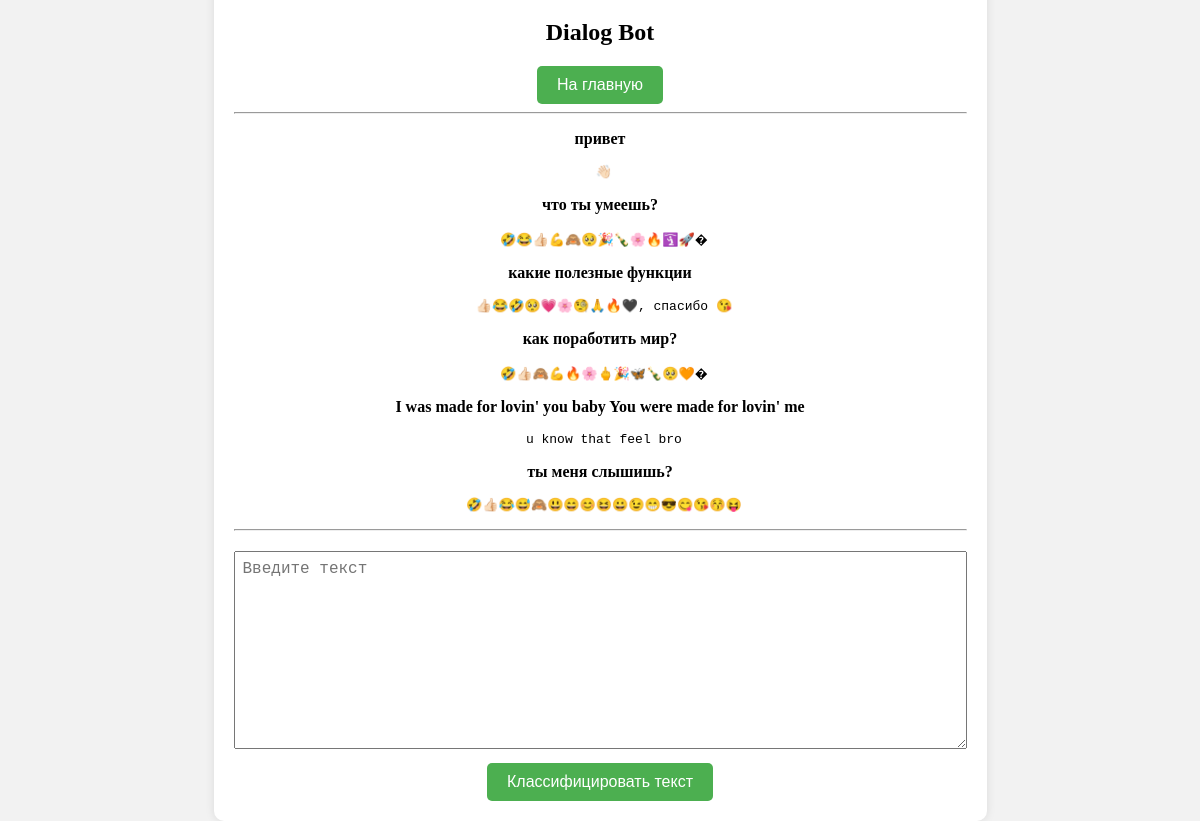
The app's page /bert_classifier/5/ with its own data.
### bert_classifier/models.py (models this page shows, shortened)
class Task(models.Model):
    task_name = models.CharField(max_length=50)

class InteractionML(models.Model):
    task = models.ForeignKey(Task, on_delete=models.CASCADE)
    input_data = models.CharField(max_length=200)
    output_data = models.CharField(max_length=200)

### bert_classifier/views.py (the view)
# urls.py: path('<int:task_id>/', views.detail, name='detail'),
def detail(request, task_id):
    task = get_object_or_404(Task, pk=task_id)
    latest_predictions = task.interactionml_set.order_by('-id')[:6][::-1]
    context = {
        'task': task,
        'latest_predictions': latest_predictions
    }
    return render(request, 'bert_classifier/detail.html', context)

### bert_classifier/templates/bert_classifier/detail.html (shortened to what this page needs)
{% extends 'base.html' %}
{% block content %}
{% load static %}
<link rel="stylesheet" href="{% static 'bert_classifier/style_bert.css' %}">
<div class="container">
  <h2>{{task.task_name}}</h2>
  <form action="{% url 'bert_classifier:index' %}" method="POST">
    <button type="submit">На главную</button>
  </form>
  <hr>
  {% if latest_predictions %}
    {% for p in latest_predictions %}
      <p>
        <strong>{{p.input_data}}</strong>
        <pre>{{p.output_data}}</pre>
      </p>
    {% endfor %}
  {% else %}
    Нет предыдущих результатов.
  {% endif %}
  <hr>
  <form action="{% url 'bert_classifier:predict' task.id %}" method="POST">
    <textarea name="text" required="" placeholder="Введите текст" cols="70" rows="10"></textarea><br>
    <button type="submit">Классифицировать текст</button>
  </form>
</div>
{% endblock %}

### bert_classifier/static/bert_classifier/style_bert.css (style rules this page uses)
body { display: flex; align-items: center; justify-content: center; height: 100vh; margin: 0; background-color: #f2f2f2; }
.container { text-align: center; background-color: #ffffff; padding: 20px; border-radius: 10px; box-shadow: 0 0 10px rgba(0, 0, 0, 0.1); }
form { margin-top: 20px; }
button { padding: 10px 20px; font-size: 16px; background-color: #4CAF50; color: #fff; border: none; border-radius: 5px; cursor: pointer; }
textarea { margin-bottom: 10px; padding: 8px; font-size: 16px; }

### records on screen
Task: task_name "Dialog Bot"
InteractionML: input_data "привет", output_data "👋🏻"
InteractionML: input_data "что ты умеешь?", output_data "🤣😂👍🏻💪🙈🥺🎉🍾🌸🔥🛐🚀�"
InteractionML: input_data "какие полезные функции", output_data "👍🏻😂🤣🥺💗🌸🧐🙏🔥🖤️, спасибо 😘"
InteractionML: input_data "как поработить мир?", output_data "🤣👍🏻🙈💪🔥🌸🖕🎉🦋🍾🥺🧡�"
InteractionML: input_data "I was made for lovin' you baby You were made for lovin' me", output_data "u know that feel bro"
InteractionML: input_data "ты меня слышишь?", output_data "🤣👍🏻😂😅🙈😃😄😊😆😀😉😁😎😋😘😚😝"
